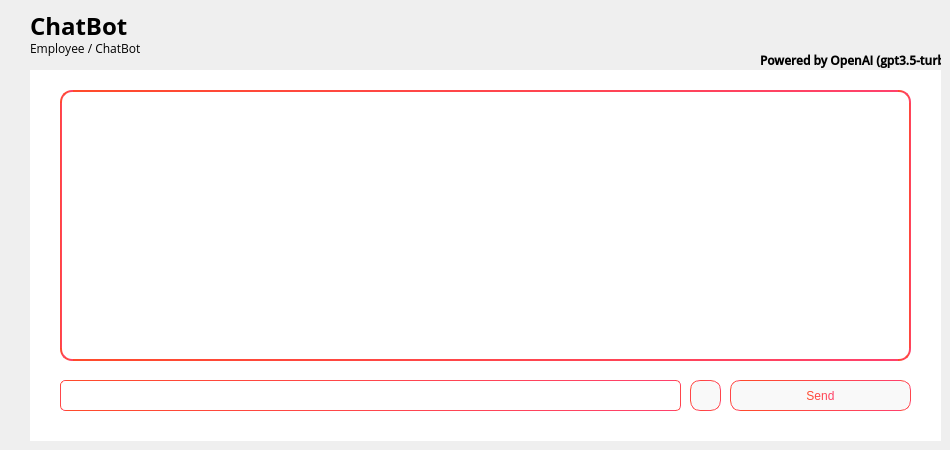
    <widget class="QWidget" name="page">
     <widget class="QLabel" name="label_17">
      <property name="geometry">
       <rect>
        <x>30</x>
        <y>40</y>
        <width>201</width>
        <height>16</height>
       </rect>
      </property>
      <property name="font">
       <font>
        <family>Open Sans</family>
       </font>
      </property>
      <property name="text">
       <string>Employee / ChatBot</string>
      </property>
     </widget>
     <widget class="QLabel" name="label_19">
      <property name="geometry">
       <rect>
        <x>30</x>
        <y>10</y>
        <width>381</width>
        <height>31</height>
       </rect>
      </property>
      <property name="font">
       <font>
        <family>Open Sans</family>
        <pointsize>18</pointsize>
        <weight>75</weight>
        <bold>true</bold>
       </font>
      </property>
      <property name="text">
       <string>ChatBot</string>
      </property>
     </widget>
     <widget class="QWidget" name="widget_5" native="true">
      <property name="geometry">
       <rect>
        <x>30</x>
        <y>70</y>
        <width>911</width>
        <height>371</height>
       </rect>
      </property>
      <property name="styleSheet">
       <string notr="true">QWidget{
	background-color: white;
}

QLineEdit {
    border: 1px solid qlineargradient(x1:0, y1:0, x2:1, y2:0, stop:0 #FF4B2B, stop:1 #FF416C);
    border-radius: 5px;
    padding: 5px 15px;
    background-color: white;
    color: black;
    font-size: 12px;
}

QLineEdit:focus {
    border: 1px solid qlineargradient(x1:0, y1:0, x2:1, y2:0, stop:0 #32CD32, stop:1 #00FFFF);
}

QLineEdit:disabled {
    background-color: #F0F0F0;
    color: #A0A0A0;
}

QLineEdit:read-only {
    background-color: #F0F0F0;
    color: #A0A0A0;
}

QLineEdit::hover {
    border: 1px solid qlineargradient(x1:0, y1:0, x2:1, y2:0, stop:0 #BEBEBE, stop:1 #A4A4A4);
}

QLineEdit::selected {
    background-color: qlineargradient(x1:0, y1:0, x2:1, y2:0, stop:0 #FF4B2B, stop:1 #FF416C);
    color: white;
}
QCheckBox {
    spacing: 10px;
	
	font: 12pt &quot;Open Sans Light&quot;;
}

QCheckBox::indicator {
    width: 35px;
    height: 35px;
}

QCheckBox::indicator:unchecked {
    image: url(:assets/icons/unchecked.png);
}

QCheckBox::indicator:checked {
    image: url(:assets/icons/checked.png);
}

QDateEdit {
    border: none;
    background-color: rgb(255, 255, 255);
    color: black;
    font-size: 16px;
    font-weight: normal;
    padding: 5px;
    border-radius: 5px;
}

QDateEdit::drop-down {
    background-color: transparent;
    image: url(:/assets/icons/cil-arrow-bottom_black.png);
    width: 20px;
    height: 20px;
}

QDateEdit::down-arrow {
    image: url(:/assets/icons/cil-arrow-bottom_black.png);
}

QDateEdit::up-arrow {
    image: url(:/assets/icons/cil-arrow-top_black.png);
}

QDateEdit::down-button {
    image: url(:/assets/icons/cil-arrow-bottom_black.png);
}

QDateEdit::up-button {
    image: url(:/assets/icons/cil-arrow-top_black.png);
}

QDateEdit::calendarWidget {
    border: none;
    background-color: rgb(255, 255, 255);
    color: black;
    font-size: 16px;
    font-weight: normal;
    padding: 5px;
    border-radius: 5px;
}

QDateEdit::section {
    background-color: transparent;
    border: none;
}
QPushButton {
    border: 1px solid qlineargradient(x1:0, y1:0, x2:1, y2:0, stop:0 #FF4B2B, stop:1 #FF416C);
    border-radius: 10px;
    padding: 5px 15px;
    background: #f9f9f9;
    color: qlineargradient(x1:0, y1:0, x2:1, y2:0, stop:0 #FF4B2B, stop:1 #FF416C);
    font-size: 12px;
}

QPushButton:hover {
    background-color: qlineargradient(x1:0, y1:0, x2:1, y2:0, stop:0 #FF416C, stop:1 #FF4B2B);
	color: white;
}

QPushButton:pressed {
    background-color: qlineargradient(x1:0, y1:0, x2:1, y2:0, stop:0 #FF4B2B, stop:1 #FF416C);
    border: 2px solid #FF416C;
    padding: 4px 14px 6px 16px;
}
</string>
      </property>
      <widget class="QTextEdit" name="textEdit">
       <property name="geometry">
        <rect>
         <x>30</x>
         <y>20</y>
         <width>851</width>
         <height>271</height>
        </rect>
       </property>
       <property name="styleSheet">
        <string notr="true">QTextEdit {
    border: 2px solid qlineargradient(x1:0, y1:0, x2:1, y2:0, stop:0 #FF4B2B, stop:1 #FF416C);
	border-radius: 12px;
}


</string>
       </property>
       <property name="readOnly">
        <bool>true</bool>
       </property>
      </widget>
      <widget class="QLineEdit" name="lineEdit_7">
       <property name="geometry">
        <rect>
         <x>30</x>
         <y>310</y>
         <width>621</width>
         <height>31</height>
        </rect>
       </property>
      </widget>
      <widget class="QPushButton" name="sendChatBtn">
       <property name="geometry">
        <rect>
         <x>700</x>
         <y>310</y>
         <width>181</width>
         <height>31</height>
        </rect>
       </property>
       <property name="cursor">
        <cursorShape>PointingHandCursor</cursorShape>
       </property>
       <property name="text">
        <string>Send</string>
       </property>
      </widget>
      <widget class="QPushButton" name="pushButton_2">
       <property name="geometry">
        <rect>
         <x>660</x>
         <y>310</y>
         <width>31</width>
         <height>31</height>
        </rect>
       </property>
       <property name="cursor">
        <cursorShape>PointingHandCursor</cursorShape>
       </property>
       <property name="text">
        <string/>
       </property>
       <property name="icon">
        <iconset resource="assets.qrc">
         <normaloff>:/assets/icons/cil-microphone_black.png</normaloff>:/assets/icons/cil-microphone_black.png</iconset>
       </property>
       <property name="checkable">
        <bool>true</bool>
       </property>
      </widget>
      <widget class="QLabel" name="label_128">
       <property name="geometry">
        <rect>
         <x>30</x>
         <y>20</y>
         <width>851</width>
         <height>271</height>
        </rect>
       </property>
       <property name="autoFillBackground">
        <bool>false</bool>
       </property>
       <property name="styleSheet">
        <string notr="true">background-color:transparent;</string>
       </property>
       <property name="text">
        <string/>
       </property>
       <property name="scaledContents">
        <bool>true</bool>
       </property>
      </widget>
     </widget>
     <widget class="QLabel" name="label_21">
      <property name="geometry">
       <rect>
        <x>760</x>
        <y>50</y>
        <width>181</width>
        <height>20</height>
       </rect>
      </property>
      <property name="font">
       <font>
        <family>Open Sans SemiBold</family>
        <weight>75</weight>
        <bold>true</bold>
       </font>
      </property>
      <property name="text">
       <string>Powered by OpenAI (gpt3.5-turbo)</string>
      </property>
     </widget>
    </widget>
